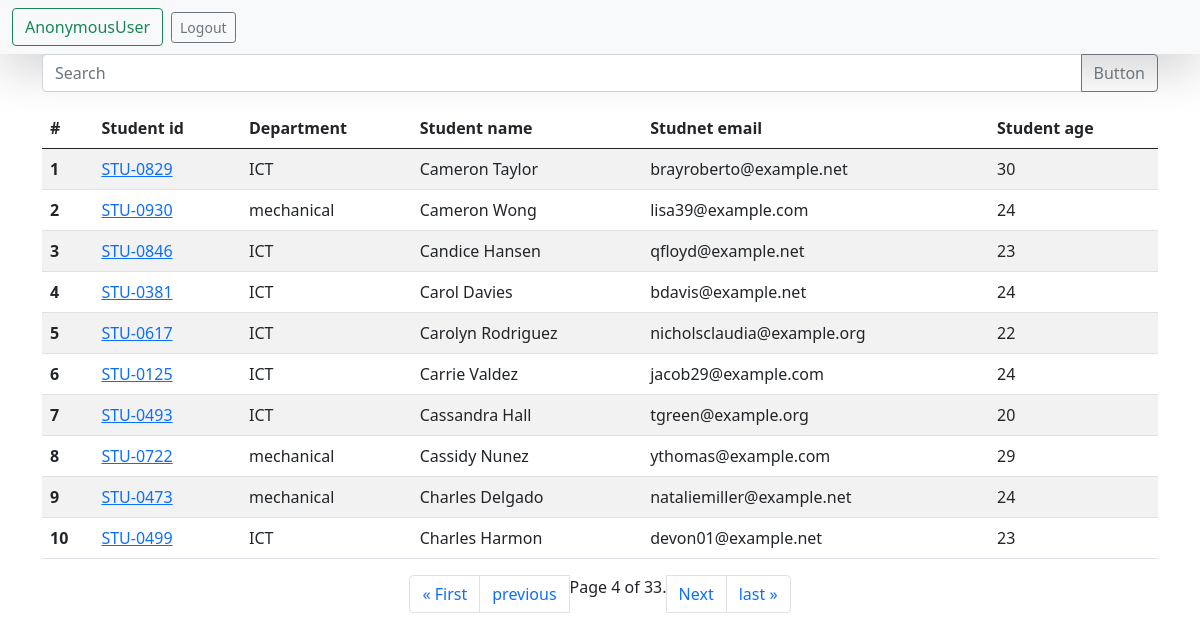
Page /students/?page=4 on the committed database.
### models/models.py (models this page shows, shortened)
class Student(models.Model):
    department = models.ForeignKey(Department, related_name="depart", on_delete=models.CASCADE)
    student_id = models.OneToOneField(StudentID , related_name="studentid", on_delete=models.CASCADE)
    student_name = models.CharField(max_length=100)
    student_email = models.EmailField(unique=True)
    student_age = models.IntegerField(default=18)
    student_address = models.TextField()
    is_deleted = models.BooleanField(default=False)
    objects = StudentManager()
    admin_objects = models.Manager()
    class Meta:
        ordering = ['student_name']
        verbose_name = "student"

class StudentID(models.Model):
    student_id = models.CharField(max_length=100)
    def __str__(self) -> str:
        return self.student_id

class Department(models.Model):
    department = models.CharField(max_length=100)
    def __str__(self) -> str:
        return self.department
    class Meta:
        ordering = ['department']

### models/views.py (the view, shortened to what this page needs)
# urls.py: path('students/', set_students, name="students"),
def set_students(request):
    queryset = Student.objects.all()
    paginator = Paginator(queryset,10) #এখানে বলা হয়েছে কয়টি অবজেক্ট বা ডাটা আসবে paginator এর মাধ্যমে
    page_number = request.GET.get("page" , 2) #শুরুতে কত নম্বর অবজেক্ট দেখাবে তা বলা হয়েছে
    page_obj = paginator.get_page(page_number)
    return render(request, 'report/students.html',{'queryset':page_obj})

### models/models.py (called while the page is built)
    def get_queryset(self):
        return super().get_queryset().filter(is_deleted = False)

### templates/report/students.html (shortened to what this page needs)
<!doctype html>
<html lang="en">
  <head>
    <link href="https://cdn.jsdelivr.net/npm/bootstrap@5.0.2/dist/css/bootstrap.min.css" rel="stylesheet">
  </head>
  <body>
    <nav class="navbar navbar-light bg-light shadow-lg">
      <form class="container-fluid justify-content-start">
        <button class="btn btn-outline-success me-2" type="button">{{request.user.first_name}} {{request.user}}</button>
        <a href="{% url 'logout' %}" class="btn btn-sm btn-outline-secondary" type="button">Logout</a>
      </form>
    </nav>
<div class="container">
    <form>
    <div class="input-group mb-3">
        <input name="search" type="text" class="form-control" placeholder="Search">
        <button class="btn btn-outline-secondary" type="button" id="button-addon2">Button</button>
      </div>
    </form>
    <table class="table table-striped">
        <thead>
          <tr>
            <th scope="col">#</th>
            <th scope="col">Student id</th>
            <th scope="col">Department</th>
            <th scope="col">Student name</th>
            <th scope="col">Studnet email</th>
            <th scope="col">Student age</th>
          </tr>
        </thead>
        <tbody>
            {% for student in queryset %}
          <tr>
            <th scope="row">{{forloop.counter}}</th>
            <td><a href="{% url 'see_marks' student.student_id %}"> {{student.student_id}}</a></td>
            <td>{{student.department}}</td>
            <td>{{student.student_name}}</td>
            <td>{{student.student_email}}</td>
            <td>{{student.student_age}}</td>
          </tr>
            {% endfor %}
        </tbody>
      </table>
      <nav aria-label="Page navigation example">
        <ul class="pagination justify-content-center">
            {% if queryset.has_previous %}
            <li class="page-item">
                <a class="page-link" href="?page=1" tabindex="-1" aria-disabled="true">&laquo; First</a>
              </li>
                <li class="page-item">
                    <a class="page-link" href="?page={{ queryset.previous_page_number }}">previous</a>
                  </li>
            {% endif %}
            <span class="current">
                Page {{ queryset.number }} of {{ queryset.paginator.num_pages }}.
            </span>
            {% if queryset.has_next %}
            <li class="page-item">
                <a class="page-link" href="?page={{ queryset.next_page_number }}">Next</a>
              </li>
            <li class="page-item">
                <a class="page-link" href="?page={{ queryset.paginator.num_pages }}" tabindex="-1" aria-disabled="true">last &raquo;</a>
              </li>
            {% endif %}
        </ul>
      </nav>
</div>
  </body>
</html>

### rows in the picture
Student: student_id "STU-0829", department "ICT", student_name "Cameron Taylor", student_email "brayroberto@example.net", student_age "30"
Student: student_id "STU-0930", department "mechanical", student_name "Cameron Wong", student_email "lisa39@example.com", student_age "24"
Student: student_id "STU-0846", department "ICT", student_name "Candice Hansen", student_email "qfloyd@example.net", student_age "23"
Student: student_id "STU-0381", department "ICT", student_name "Carol Davies", student_email "bdavis@example.net", student_age "24"
Student: student_id "STU-0617", department "ICT", student_name "Carolyn Rodriguez", student_email "nicholsclaudia@example.org", student_age "22"
Student: student_id "STU-0125", department "ICT", student_name "Carrie Valdez", student_email "jacob29@example.com", student_age "24"
Student: student_id "STU-0493", department "ICT", student_name "Cassandra Hall", student_email "tgreen@example.org", student_age "20"
Student: student_id "STU-0722", department "mechanical", student_name "Cassidy Nunez", student_email "ythomas@example.com", student_age "29"
Student: student_id "STU-0473", department "mechanical", student_name "Charles Delgado", student_email "nataliemiller@example.net", student_age "24"
Student: student_id "STU-0499", department "ICT", student_name "Charles Harmon", student_email "devon01@example.net", student_age "23"

### other values in the picture
{{ request.user }} "AnonymousUser"
{{ queryset.number }} "4"
{{ queryset.paginator.num_pages }} "33"
